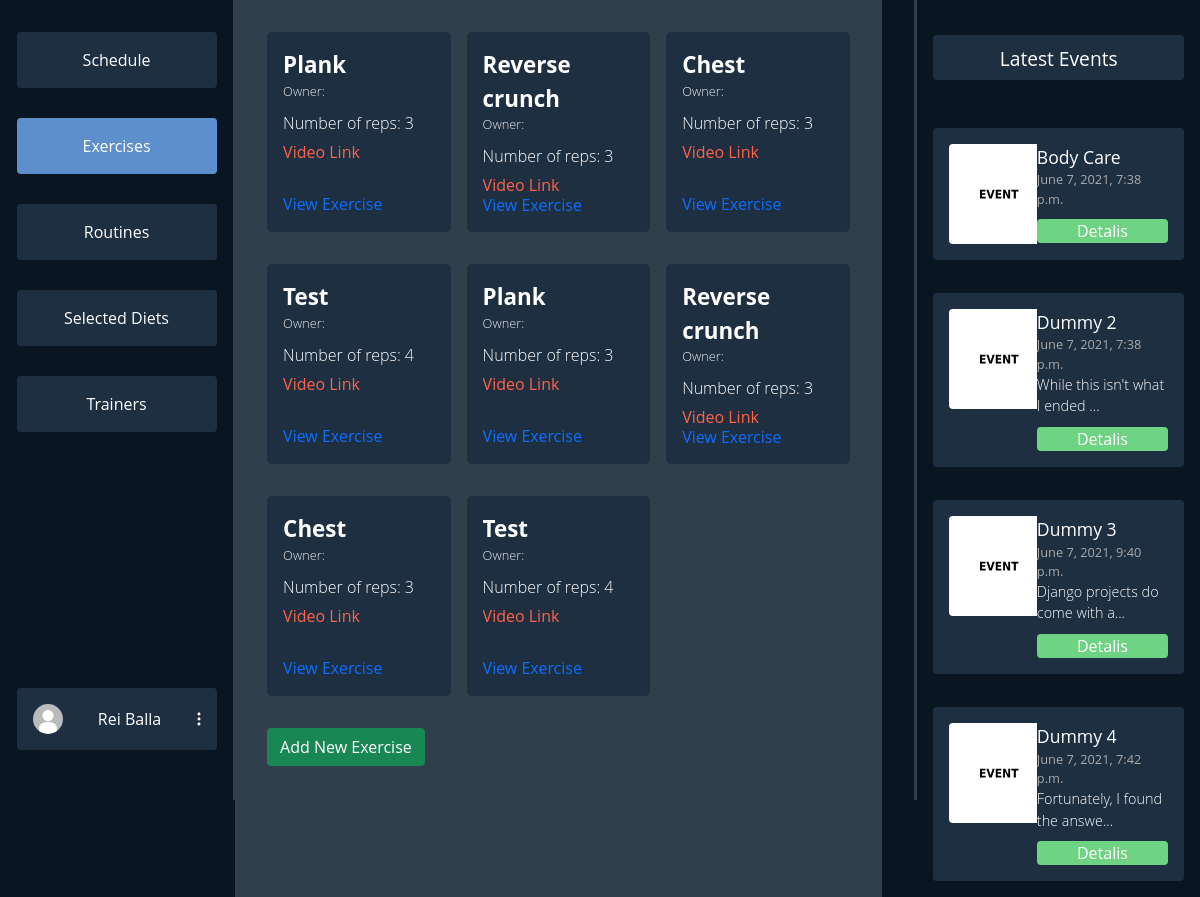
/dashboard/exercises/ (signed in), run on the app's committed database.
### users/models.py (models this page shows, shortened)
class Profile(models.Model):
    user = models.OneToOneField(User, on_delete=models.CASCADE)
    profile_photo = models.ImageField(
        upload_to='media/profiles/', default='profiles/default.jpg')
    height = models.FloatField(default=170.0)
    weight = models.FloatField(default=60.0)
    weight_goal = models.FloatField(default=70.0)
    GENDER_CHOICES = (('F', 'Female'), ('M', 'Male'), ('O', 'Other'))
    gender = models.CharField(
        max_length=9, choices=GENDER_CHOICES, default=GENDER_CHOICES[0])
    FREQUENCY = (
        ('3x', '3 Times a Week'),
        ('4x', '4 Times a Week'),
        ('5x', '5 Times a Week'),
        ('6x', '6 Times a Week'),
    )
    week_frequency = models.CharField(
        max_length=20, choices=FREQUENCY, default=FREQUENCY[0])
    profile_complete = models.BooleanField(default=False)
    selected_diets = models.ManyToManyField(DietPlan, blank=True)
    age = models.IntegerField(null=True)

### dashboards/models.py (models this page shows, shortened)
class Exercise(models.Model):
    owner = models.ForeignKey(User, on_delete=CASCADE,
                              related_name='%(class)s_username', null=True)
    selected_by = models.ManyToManyField(User)
    title = models.CharField(max_length=60, blank=True)
    reps = models.IntegerField(default=3, blank=True)
    desc = models.TextField(blank=True)
    link = models.CharField(max_length=300, blank=True)

class Event(models.Model):
    title = models.CharField(max_length=60, blank=True)
    date = models.DateTimeField(default=datetime.now(), blank=True)
    desc = models.TextField(blank=True)
    thumbnail = models.ImageField(
        upload_to='events/', default='events/default.jpg')

### dashboards/user_views.py (the view)
# urls.py: path('exercises/', user_views.exercises,
@login_required(login_url='login')
def exercises(request):
    events = Event.objects.all()[:4]
    exercises = Exercise.objects.all()
    context = {'options': EXERCISES_NAV,
               'events': events, 'exercises': exercises}
    return render(request, 'dashboards/user/exercises.html', context)

### dashboards/templates/dashboards/user/exercises.html (shortened to what this page needs)
{% extends 'dashboards/user/dashboard.html' %}
{% load static %}
{% block styles %}
<link rel="stylesheet" href="{% static 'css/dashboards/exercises.css' %}">
{% endblock styles %}
{% block middle %}
<div class="exercises">
{% for exercise in exercises %}
    <div class="exercise-card">
        <div class="left-exercise-card">
            <div class="exercise-title">{{exercise.title}}</div>
            {% if exercise.owner.first_name and exercise.owner.last_name %}
            <div class="exercise-owner">Owner: {{exercise.owner.first_name}} {{exercise.owner.last_name}}</div>
            {% else %}
            <div class="exercise-owner">Owner: {{exercise.owner.username}}</div>
            {% endif %}
            <div class="exercise-reps">Number of reps: {{exercise.reps}}</div>
            <div class="exercise-link"><a href="{{exercise.link}}">Video Link</a></div>
        </div>
        <a href="{% url 'userdashboard-exercise-details' exercise.id %}">View Exercise</a>
    </div>
{% endfor %}
{% for exercise in exercises %}
    <div class="exercise-card">
        <div class="left-exercise-card">
            <div class="exercise-title">{{exercise.title}}</div>
            {% if exercise.owner.first_name and exercise.owner.last_name %}
            <div class="exercise-owner">Owner: {{exercise.owner.first_name}} {{exercise.owner.last_name}}</div>
            {% else %}
            <div class="exercise-owner">Owner: {{exercise.owner.username}}</div>
            {% endif %}
            <div class="exercise-reps">Number of reps: {{exercise.reps}}</div>
            <div class="exercise-link"><a href="{{exercise.link}}">Video Link</a></div>
        </div>
        <a href="{% url 'userdashboard-exercise-details' exercise.id %}">View Exercise</a>
    </div>
{% endfor %}
</div>
<div class="mt-3" style="margin-left: 2em;">
    <a class="btn btn-success" href="{% url 'create-exercise' %}">Add New Exercise</a>
</div>
{% endblock middle %}

### dashboards/templates/dashboards/user/dashboard.html (shortened to what this page needs)
{% load static %}
<html>
  <head>
    <link href="https://cdn.jsdelivr.net/npm/bootstrap@5.0.1/dist/css/bootstrap.min.css" rel="stylesheet">
    <link rel="stylesheet" href="{% static 'css/dashboards/main.css' %}">
    <link rel="stylesheet" href="https://cdn.jsdelivr.net/npm/bootstrap-select@1.13.14/dist/css/bootstrap-select.min.css">
    {% block styles %}
    {% endblock styles %}
  </head>
  <body>
  {% block content %}
  {% if user.is_authenticated %}
  <div class="mycontainer">
    <div class="navigation">
      <div class="nav-col">
        <div class="options">
          {% for key, item in options.items %}
            {% if item.isActive %}
            <a class="option-active" href="/dashboard/{{item.url}}">{{ item.name }}</a>
            {% else %}
            <a class="option" href="/dashboard/{{item.url}}">{{ item.name }}</a>
            {% endif %}
          {% endfor %}
        </div>
        <div class="profile-wrapper">
          <div class="user-btn">
            <div class="profile-pic"><img src="{{ user.profile.profile_photo.url }}" alt=""></div>
            {% if user.first_name %}
            <span>{{user.get_full_name}}</span>
            {% else %}
            <span>{{user.username}}</span>
            {% endif %}
            <div class="three-dot"><img src="{% static 'svg/3dots.svg' %}" alt=""></div>
          </div>
        </div>
      </div>
      <div class="divider"></div>
    </div>
    <div class="middle">
    {% block middle %}
    {% endblock middle %}
    </div>
    <div class="events-section">
      <div class="divider"></div>
      <div class="events">
        <div class="latest">
          Latest Events
        </div>
        <div class="items overflow-auto">
        {% for item in events %}
          <div class="event-item">
            <div class="event-item-left">
              <div class="event-thumb"><img src="{{item.thumbnail.url}}"></div>
            </div>
            <div class="event-item-right">
              <div class="title">{{item.title}}</div>
              <div class="date">{{item.date}}</div>
              {% if item.desc|length > 30 %}
                <div class="desc">{{item.desc|slice:":30"}}...</div>
              {% else %}
                <div class="desc">{{item.desc}}</div>
              {% endif %}
              <div class="details">Detalis</div>
            </div>
          </div>
        {% endfor %}
        </div>
      </div>
    </div>
  </div>
  {% endif %}
  {% endblock content %}
  </body>
<html>

### static/css/dashboards/main.css (style rules this page uses)
* { margin: 0; font-family: "Open Sans", sans-serif; overflow: hidden; }
body { background-color: #0a1522; }
.mycontainer { display: flex; flex-direction: row; justify-content: space-between; }
.navigation { width: 20vw; }
.nav-col { display: flex; flex-direction: column; align-items: flex-end; margin: 1em; }
.options { margin-left: 7em; display: flex; flex-direction: column; justify-content: space-between; margin-top: 1em; height: 400px; }
.option { background-color: #1f2f42; color: #fff; padding: 1em; padding-right: 1em; padding-left: 1em; width: 200px; text-align: center; border-radius: 4px; }
a { text-decoration: none; }
.option-active { background-color: #5c8fcc; color: #fff; padding: 1em; padding-right: 1em; padding-left: 1em; width: 200px; text-align: center; border-radius: 4px; }
.user-btn { background-color: #1f2f42; color: #fff; padding: 1em; padding-right: 1em; padding-left: 1em; width: 200px; text-align: center; border-radius: 4px; margin-top: 16em; display: flex; flex-direction: row; align-items: center; justify-content: space-between; }
.profile-pic img { height: 30px; border-radius: 50%; width: auto; }
.navigation { display: flex; flex-direction: row; }
.divider { background-color: #313e4c; width: 4px; height: 100vh; margin: 0; padding: 0; z-index: 10; }
.middle { margin-right: 2em; width: 55vw; background-color: #313e4c; }
.events-section { margin-right: 1em; width: 23vw; display: flex; flex-direction: row; }
.event-thumb img { width: 100px; height: auto; border-radius: 4px; }
.latest { margin-top: 1em; background-color: #1f2f42; color: white; border-radius: 4px; padding: 0.5em 1em 0.5em 1em; text-align: center; font-size: 1.2em; }
.events { margin-top: 1em; margin-left: 1em; display: flex; flex-direction: column; color: white; width: 100%; }
.items { height: 200px; max-height: 800px; margin-top: 2em; display: flex; flex-direction: column; justify-content: space-between; height: 100%; }
.event-item { background-color: #1f2f42; border-radius: 4px; padding: 1em; display: flex; flex-direction: row; margin: 1em 0 1em 0; }
.event-item-left { width: 40%; }
.event-item-right { width: 60%; }
.event-item-right .title { font-size: 1.1em; }
.event-item-right .date { font-size: 0.8em; color: rgb(170, 170, 170); }
.event-item-right .desc { font-weight: 300; font-size: 0.9em; }
.event-item-right .details { margin-top: 10px; background-color: #6ed383; border-radius: 4px; text-align: center; }

### static/css/dashboards/exercises.css (style rules this page uses)
.exercises { margin-top: 2em; display: grid; grid-template-columns: repeat(3, 1fr); gap: 1em; width: 100%; padding: 0 2em 0 2em; height: 85vh; overflow-y: auto; }
.exercise-card { padding: 1em; display: flex; flex-direction: column; align-items: flex-start; justify-content: space-between; color: white; min-height: 200px; max-height: 200px; border-radius: 5px; background-color: #1f2f42; }
.left-exercise-card { flex-direction: column; align-items: flex-start; justify-content: space-between; }
.exercise-title { font-size: 1.4em; font-weight: bold; }
.exercise-owner { font-size: 0.8em; color: rgb(236, 234, 234); font-weight: 300; margin-bottom: 10px; }
.exercise-link { margin-top: 5px; }
.exercise-link a { color: tomato; }
.exercise-reps { font-size: 1em; font-weight: 300; }

### data on the page
Exercise: title "Plank", reps "3"
Exercise: title "Reverse crunch", reps "3"
Exercise: title "Chest", reps "3"
Exercise: title "Test", reps "4"
Event: thumbnail (placeholder picture), title "Body Care", date "June 7, 2021, 7:38 p.m."
Event: thumbnail (placeholder picture), title "Dummy 2", date "June 7, 2021, 7:38 p.m.", desc "While this isn't what I ended"
Event: thumbnail (placeholder picture), title "Dummy 3", date "June 7, 2021, 9:40 p.m.", desc "Django projects do come with a"
Event: thumbnail (placeholder picture), title "Dummy 4", date "June 7, 2021, 7:42 p.m.", desc "Fortunately, I found the answe"

### other printed values
{{ item.name }} "Schedule" "Routines" "Selected Diets" "Trainers"
{{ item.name }} "Exercises"
{{ user.get_full_name }} "Rei Balla"
